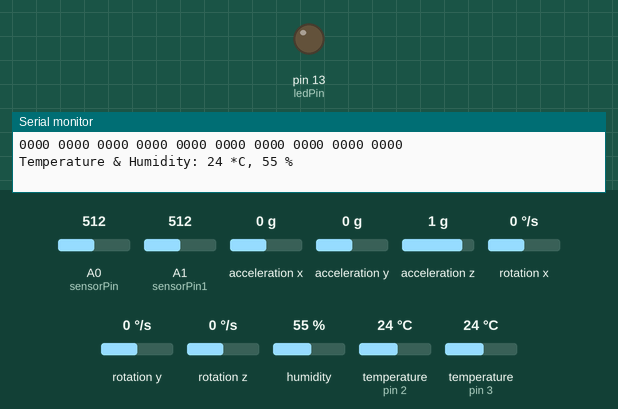
Bench run of a sketch on a simulated Arduino Uno, built with avr-gcc and run on an emulated ATmega328P. On the bench: output pins drawn as LEDs (lit = HIGH), the last lines printed to the serial monitor. Wiring (inferred from the names in the program): MPU-6050 motion sensor at I2C address 0x68. The inputs (shaded band) are chosen by the test bench; at power-on: acceleration x 0 g, A1 (sensorPin1) = 512, acceleration y 0 g, temperature (sensors on pin 2, pin 3) 24 °C, acceleration z 1 g, A0 (sensorPin) = 512, rotation x 0 °/s, rotation y 0 °/s, rotation z 0 °/s, humidity 55 %.

Above: at 0.1 s.
At 4.7 s:
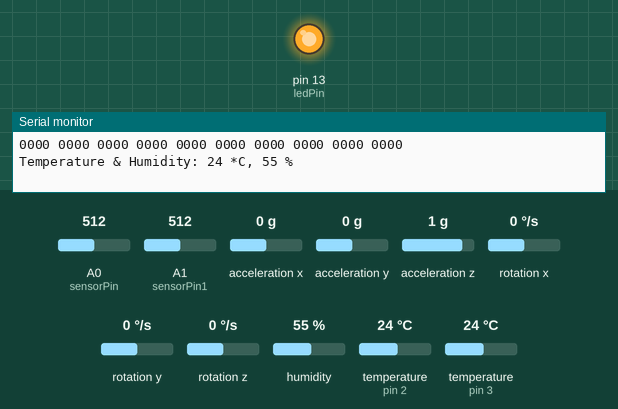
4.8 s: acceleration x set to -1.4 g
13.2 s: A1 (sensorPin1) set to 30
23.8 s: acceleration y set to -1.4 g
31.1 s: temperature (sensor on pin 2) set to 7 °C
41.7 s: acceleration z set to -1.4 g
49.0 s: temperature (sensor on pin 2) set to 12 °C
Timing chart, 0 to 52.0 s (numbered marks = the images above; inputs shaded):
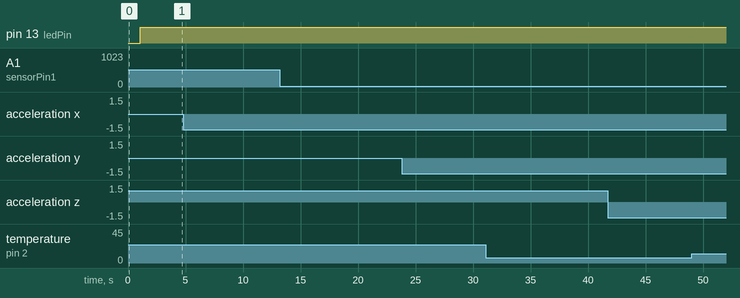

The sketch:

temphumidnosd.ino
```cpp
#include <SimpleDHT.h>

#include <SimpleDHT.h>
#include <Wire.h>


//temphum
// for DHT11,
//      VCC: 5V or 3V
//      GND: GND
//      DATA: 2
int pinDHT11 = 2;
SimpleDHT11 dht11;

//analog hall
int  sensorPin  =  A0;     // select the input  pin for  the potentiometer
int  ledPin  =  13;   // select the pin for  the LED
int  sensorValue =  0;  // variable to  store  the value  coming  from  the sensor

//tempd
#include <OneWire.h>
#include <DallasTemperature.h>
// Data wire is plugged into port 2 on the Arduino
#define ONE_WIRE_BUS 3
// Setup a oneWire instance to communicate with any OneWire devices (not just Maxim/Dallas temperature ICs)
OneWire oneWire(ONE_WIRE_BUS);
// Pass our oneWire reference to Dallas Temperature.
DallasTemperature sensors(&oneWire);

//maghall
int  sensorPin1  =  A1;     // select the input  pin for  the potentiometer
int  ledPin1  =  14;   // select the pin for  the LED
int  sensorValue1 =  0;  // variable to  store  the value  coming  from  the sensor

//gyro
#include "Wire.h" // This library allows you to communicate with I2C devices.
const int MPU_ADDR = 0x68; // I2C address of the MPU-6050. If AD0 pin is set to HIGH, the I2C address will be 0x69.
int16_t accelerometer_x, accelerometer_y, accelerometer_z; // variables for accelerometer raw data
int16_t gyro_x, gyro_y, gyro_z; // variables for gyro raw data
int16_t temperature; // variables for temperature data
char tmp_str[7]; // temporary variable used in convert function
char* convert_int16_to_str(int16_t i) { // converts int16 to string. Moreover, resulting strings will have the same length in the debug monitor.
  sprintf(tmp_str, "%6d", i);
  return tmp_str;
}


void setup() {
  pinMode(ledPin,OUTPUT);
  Serial.begin(9600);
  //tempd
  // start serial port
  Serial.begin(9600);

  // Start up the library
  sensors.begin();

  //gyro
  Serial.begin(9600);
  Wire.begin();
  Wire.beginTransmission(MPU_ADDR); // Begins a transmission to the I2C slave (GY-521 board)
  Wire.write(0x6B); // PWR_MGMT_1 register
  Wire.write(0); // set to zero (wakes up the MPU-6050)
  Wire.endTransmission(true);

}
void loop() {
  // start working...

  // read with raw sample data.
  byte temperature = 0;
  byte humidity = 0;
  byte data[40] = {0};
  if (dht11.read(pinDHT11, &temperature, &humidity, data)) {
    Serial.print("Read Temp&Humid failed");
    return;
  }


  for (int i = 0; i < 40; i++) {
    Serial.print((int)data[i]);
    if (i > 0 && ((i + 1) % 4) == 0) {
      Serial.print(' ');
    }
  }
  Serial.println("");

  Serial.print("Temperature & Humidity: ");
  Serial.print((int)temperature); Serial.print(" *C, ");
  Serial.print((int)humidity); Serial.println(" %");


  // DHT11 sampling rate is 1HZ.
  delay(1000);

//hall ana
Serial.print("Analog Hall: ");
sensorValue =  analogRead(sensorPin);
digitalWrite(ledPin,  HIGH);
delay(sensorValue);
delay(sensorValue);
Serial.println(sensorValue,  DEC);

//tempd
 // call sensors.requestTemperatures() to issue a global temperature
  // request to all devices on the bus

  sensors.requestTemperatures(); // Send the command to get temperatures


  Serial.print("TemperatureD: ");
  Serial.println(sensors.getTempCByIndex(0));

  //maghall
  Serial.print("Mag Hall: ");
sensorValue1 =  analogRead(sensorPin1);
digitalWrite(ledPin1,  HIGH);
delay(sensorValue1);
digitalWrite(ledPin1,  LOW);
delay(sensorValue1);
Serial.println(sensorValue1,  DEC);

//gyro
 Wire.beginTransmission(MPU_ADDR);
  Wire.write(0x3B); // starting with register 0x3B (ACCEL_XOUT_H) [MPU-6000 and MPU-6050 Register Map and Descriptions Revision 4.2, p.40]
  Wire.endTransmission(false); // the parameter indicates that the Arduino will send a restart. As a result, the connection is kept active.
  Wire.requestFrom(MPU_ADDR, 7*2, true); // request a total of 7*2=14 registers

  // "Wire.read()<<8 | Wire.read();" means two registers are read and stored in the same variable
  accelerometer_x = Wire.read()<<8 | Wire.read(); // reading registers: 0x3B (ACCEL_XOUT_H) and 0x3C (ACCEL_XOUT_L)
  accelerometer_y = Wire.read()<<8 | Wire.read(); // reading registers: 0x3D (ACCEL_YOUT_H) and 0x3E (ACCEL_YOUT_L)
  accelerometer_z = Wire.read()<<8 | Wire.read(); // reading registers: 0x3F (ACCEL_ZOUT_H) and 0x40 (ACCEL_ZOUT_L)
  temperature = Wire.read()<<8 | Wire.read(); // reading registers: 0x41 (TEMP_OUT_H) and 0x42 (TEMP_OUT_L)
  gyro_x = Wire.read()<<8 | Wire.read(); // reading registers: 0x43 (GYRO_XOUT_H) and 0x44 (GYRO_XOUT_L)
  gyro_y = Wire.read()<<8 | Wire.read(); // reading registers: 0x45 (GYRO_YOUT_H) and 0x46 (GYRO_YOUT_L)
  gyro_z = Wire.read()<<8 | Wire.read(); // reading registers: 0x47 (GYRO_ZOUT_H) and 0x48 (GYRO_ZOUT_L)

  // print out data
  Serial.print("aX = "); Serial.print(convert_int16_to_str(accelerometer_x));
  Serial.print(" | aY = "); Serial.print(convert_int16_to_str(accelerometer_y));
  Serial.print(" | aZ = "); Serial.print(convert_int16_to_str(accelerometer_z));
  // the following equation was taken from the documentation [MPU-6000/MPU-6050 Register Map and Description, p.30]
  Serial.print(" | tempw = "); Serial.print(temperature/340.00+36.53);
  Serial.print(" | gX = "); Serial.print(convert_int16_to_str(gyro_x));
  Serial.print(" | gY = "); Serial.print(convert_int16_to_str(gyro_y));
  Serial.print(" | gZ = "); Serial.print(convert_int16_to_str(gyro_z));
  Serial.println();


}
```
